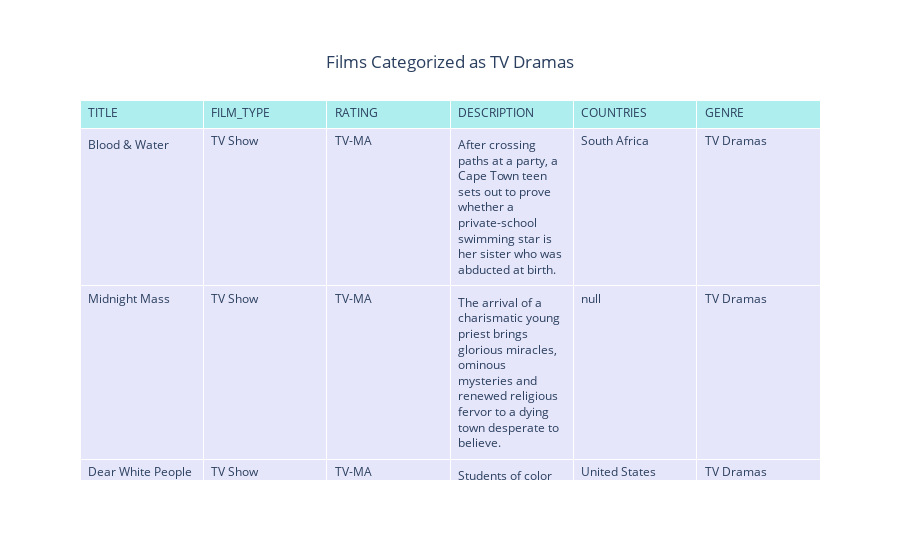

The notebook cell saved with this chart:
### Code cell
# "" Indicates there were was no month avaiable in original data
# Ask if countries should be accounted for each genre they are labelled as

fig = go.Figure(data=[go.Table(
    header=dict(values=list(df.columns),
                fill_color='paleturquoise',
                align='left'),
    cells=dict(values=[df.TITLE, df.FILM_TYPE, df.RATING, df.DESCRIPTION, df.COUNTRIES, df.GENRE],
               fill_color='lavender',
               align='left'))
])

fig.update_layout(
    title={
        'text': "Films Categorized as TV Dramas",
        'y':0.9,
        'x':0.5,
        'xanchor': 'center',
        'yanchor': 'top'})

fig.show()

### Figure 1 — Plotly figure (JSON) as saved in the notebook; plotly's stock layout.template omitted (floating-point values rounded to 4 significant figures; data arrays with more than 128 entries replaced by an {"elided": "..."} marker saying what was removed)
{"data": [{"cells": {"align": "left", "fill": {"color": "lavender"}, "values": {"elided": "6x852 str values"}}, "header": {"align": "left", "fill": {"color": "paleturquoise"}, "values": ["TITLE", "FILM_TYPE", "RATING", "DESCRIPTION", "COUNTRIES", "GENRE"]}, "type": "table"}], "layout": {"title": {"text": "Films Categorized as TV Dramas", "x": 0.5, "xanchor": "center", "y": 0.9, "yanchor": "top"}}}
